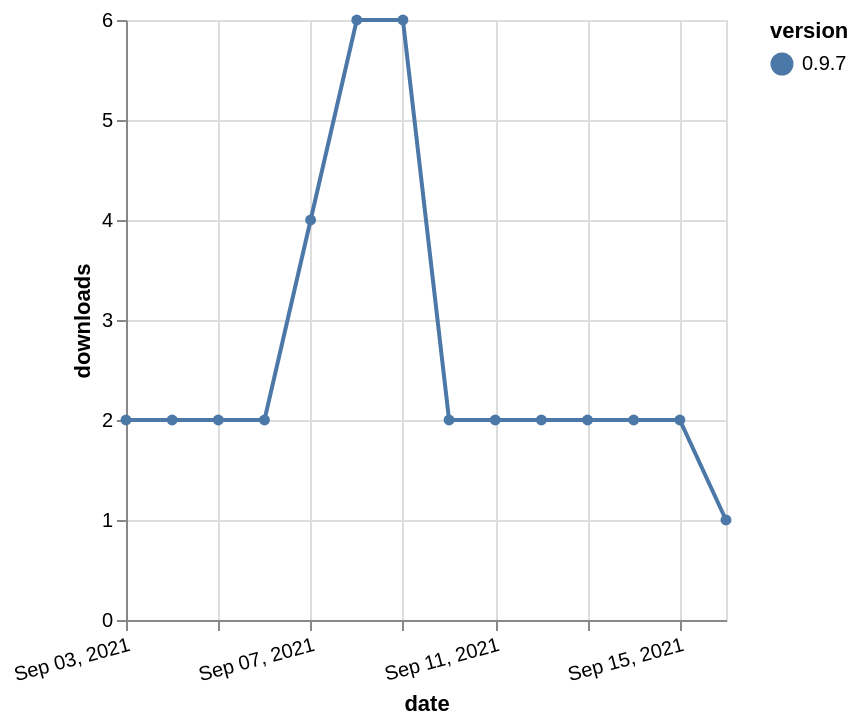

The Vega-Lite source for this figure:
### Vega-Lite specification from a JSON file in a GitHub repository (floating-point values rounded to 4 significant figures)
{"$schema": "https://vega.github.io/schema/vega-lite/v5.json", "description": "A simple bar chart with embedded data.", "data": {"values": [{"date": "2021-09-03", "total": 2627, "delta": 2, "version": "0.9.7"}, {"date": "2021-09-04", "total": 2629, "delta": 2, "version": "0.9.7"}, {"date": "2021-09-05", "total": 2631, "delta": 2, "version": "0.9.7"}, {"date": "2021-09-06", "total": 2633, "delta": 2, "version": "0.9.7"}, {"date": "2021-09-07", "total": 2637, "delta": 4, "version": "0.9.7"}, {"date": "2021-09-08", "total": 2643, "delta": 6, "version": "0.9.7"}, {"date": "2021-09-09", "total": 2649, "delta": 6, "version": "0.9.7"}, {"date": "2021-09-10", "total": 2651, "delta": 2, "version": "0.9.7"}, {"date": "2021-09-11", "total": 2653, "delta": 2, "version": "0.9.7"}, {"date": "2021-09-12", "total": 2655, "delta": 2, "version": "0.9.7"}, {"date": "2021-09-13", "total": 2657, "delta": 2, "version": "0.9.7"}, {"date": "2021-09-14", "total": 2659, "delta": 2, "version": "0.9.7"}, {"date": "2021-09-15", "total": 2661, "delta": 2, "version": "0.9.7"}, {"date": "2021-09-16", "total": 2662, "delta": 1, "version": "0.9.7"}]}, "width": "container", "mark": {"type": "line", "point": {"filled": true}}, "encoding": {"x": {"field": "date", "type": "temporal", "timeUnit": "yearmonthdate", "title": "date", "axis": {"labelAngle": -15}}, "y": {"field": "delta", "type": "quantitative", "title": "downloads"}, "color": {"field": "version", "type": "nominal"}, "tooltip": {"field": "delta"}}}
